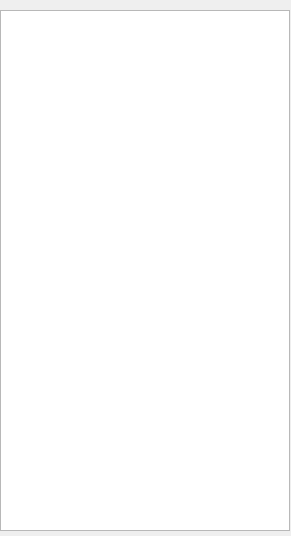
<?xml version="1.0" encoding="UTF-8"?>
<ui version="4.0">
 <class>ViewStudents</class>
 <widget class="QDialog" name="ViewStudents">
  <property name="geometry">
   <rect>
    <x>0</x>
    <y>0</y>
    <width>291</width>
    <height>536</height>
   </rect>
  </property>
  <property name="windowTitle">
   <string>View Students</string>
  </property>
  <widget class="QTableView" name="tableView">
   <property name="geometry">
    <rect>
     <x>0</x>
     <y>10</y>
     <width>290</width>
     <height>521</height>
    </rect>
   </property>
  </widget>
 </widget>
 <resources/>
 <connections/>
</ui>
